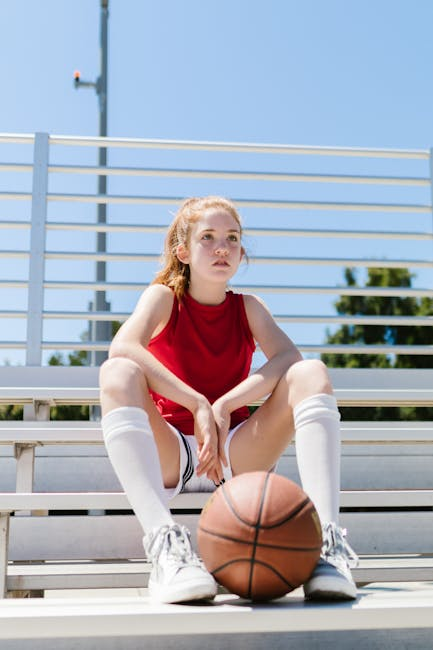
#> input picture Image Resizing & Reshaping/8337512.jpg, 433 x 650 px, found by its file name
$ python resize.py
#> lines starting #> are read from the running program, lines starting #| are printed output that depends on the picture
import cv2

image = cv2.imread("Image Resizing & Reshaping\\8337512.jpg")
#> image is the input picture: shape (650, 433, 3); mean B, G, R 185.9, 174.2, 170.3

if image is not None:
    print("Image Loaded")
    resized = cv2.resize(image, (400, 400))
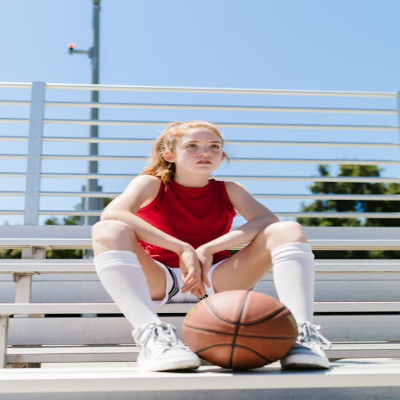
#> resized: shape (400, 400, 3); mean B, G, R 185.8, 174.1, 170.2

    cv2.imshow("Original Photo", image)
    cv2.imshow("Resized Photo", resized)
    cv2.imwrite("Image Resizing & Reshaping\\resized_image1.png", resized)
    cv2.waitKey(0)
    cv2.destroyAllWindows()
else:
    print("Image Could'nt Load")

$ run again, with Image Resizing & Reshaping/7047294.jpg copied over Image Resizing & Reshaping/8337512.jpg
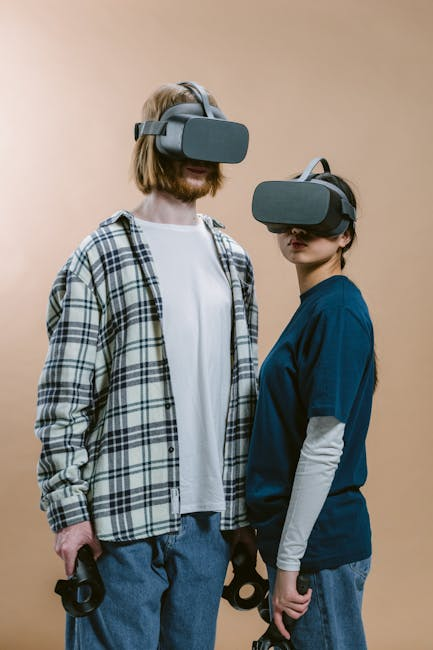
#> input picture Image Resizing & Reshaping/7047294.jpg, 433 x 650 px, found by its file name
#> image is the input picture: shape (650, 433, 3); mean B, G, R 129.1, 136.1, 142.4
#> `resized = cv2.resize(image, (400, 400))`:
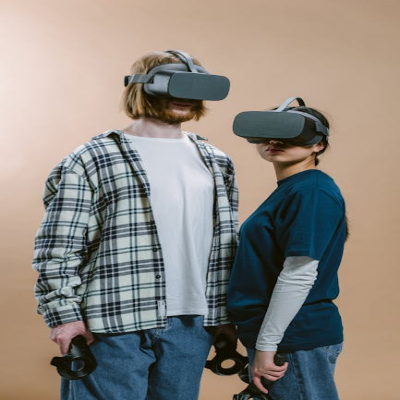
#> resized: shape (400, 400, 3); mean B, G, R 129, 136, 142.3

$ run again, with Image Resizing & Reshaping/9207176.jpg copied over Image Resizing & Reshaping/8337512.jpg
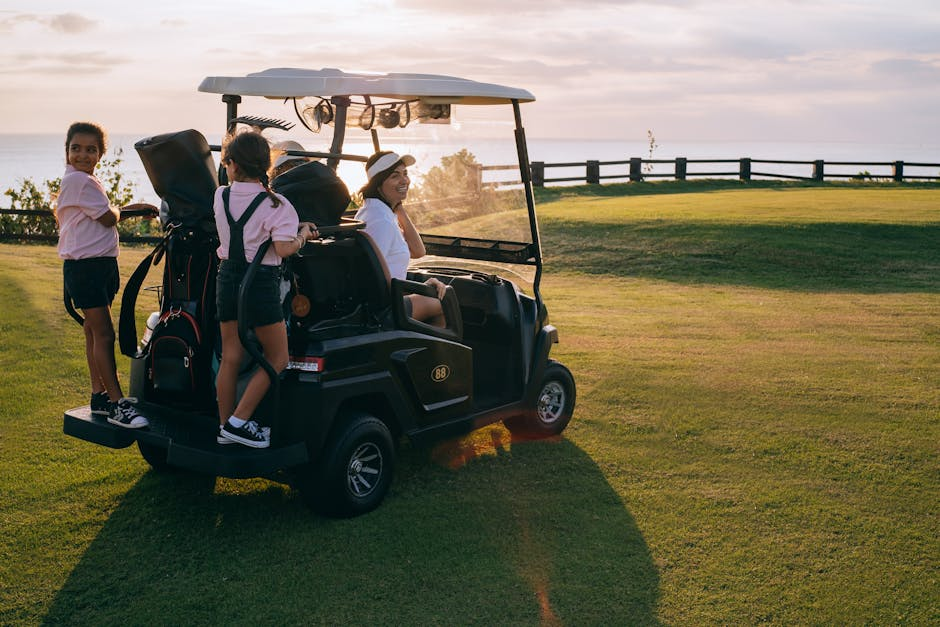
#> input picture Image Resizing & Reshaping/9207176.jpg, 940 x 627 px, found by its file name
#> image is the input picture: shape (627, 940, 3); mean B, G, R 88.5, 110.3, 115.5
#> `resized = cv2.resize(image, (400, 400))`:
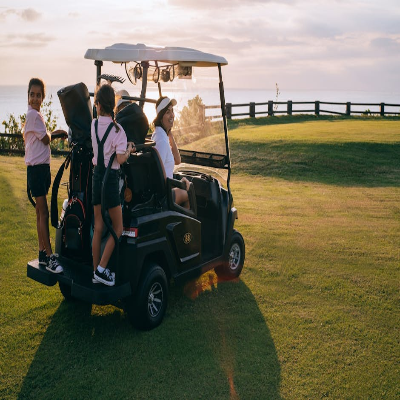
#> resized: shape (400, 400, 3); mean B, G, R 88.3, 110.1, 115.3

$ run again, with Image Resizing & Reshaping/jackcosplay095.jpg copied over Image Resizing & Reshaping/8337512.jpg
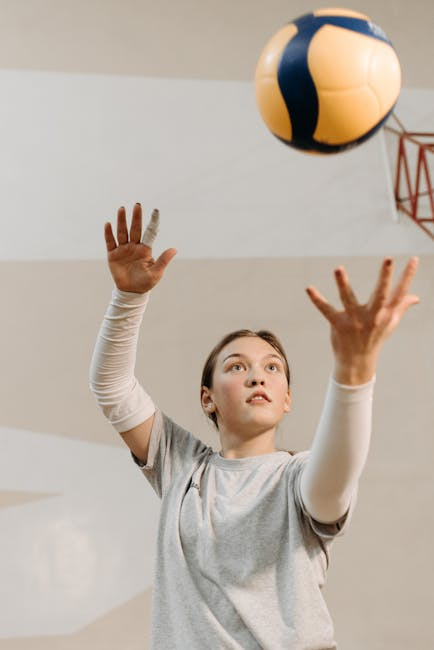
#> input picture Image Resizing & Reshaping/jackcosplay095.jpg, 434 x 650 px, found by its file name
#> image is the input picture: shape (650, 434, 3); mean B, G, R 166.3, 178, 190
#> `resized = cv2.resize(image, (400, 400))`:
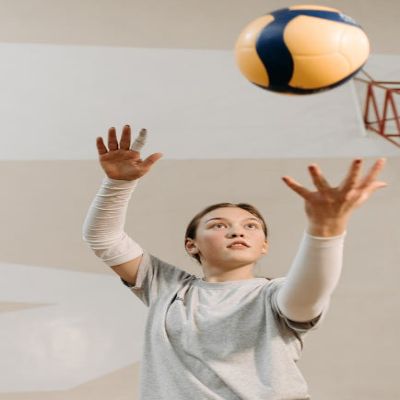
#> resized: shape (400, 400, 3); mean B, G, R 166.2, 178, 189.9
